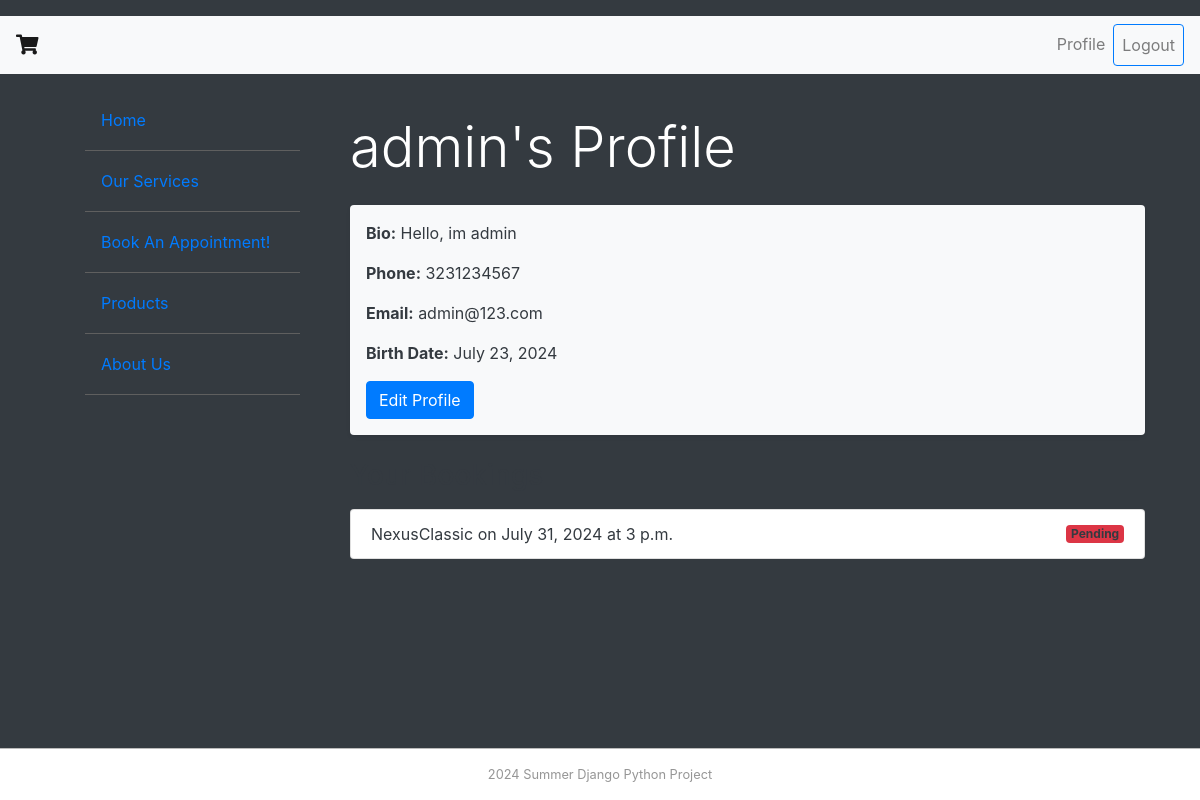
The app's page /profile (signed in) with its own data.
### carWashMng/models.py (models this page shows, shortened)
class MainMenu(models.Model):
    item = models.CharField(max_length=200, unique=True)
    link = models.CharField(max_length=200, unique=True)

class Profile(models.Model):
    user = models.OneToOneField(User, on_delete=models.CASCADE)
    bio = models.TextField(max_length=500, blank=True)
    phone = models.CharField(max_length=11, unique=True)
    email = models.EmailField(unique=True)
    birth_date = models.DateField(null=True, blank=True)

class Booking(models.Model):
    user = models.ForeignKey(User, on_delete=models.CASCADE)
    service = models.ForeignKey(Service, on_delete=models.CASCADE)
    customer_name = models.CharField(max_length=200)
    customer_email = models.EmailField()
    booking_date = models.DateField()
    booking_time = models.TimeField()
    additional_notes = models.TextField(blank=True)
    completed = models.BooleanField(default=False)

class Service(models.Model):
    TIER_CHOICES = [
        ('Basic', 'Basic'),
        ('Silver', 'Silver'),
        ('Gold', 'Gold'),
    ]
    name = models.CharField(max_length=200, unique=True)
    description = models.TextField()
    price = models.DecimalField(max_digits=10, decimal_places=2)
    duration = models.DurationField()  # Time duration for the service
    tier = models.CharField(max_length=10, choices=TIER_CHOICES)
    additional_features = models.TextField(help_text="Enter features separated by commas.")  # Add-ons based on the tier
    picture = models.FileField(upload_to='carWash/static/uploads')

### carWashMng/views.py (the view)
# urls.py: path('profile', views.profile_view, name='profile'),
@login_required
def profile_view(request):
    profile = Profile.objects.get(user=request.user)
    bookings = Booking.objects.filter(user=request.user)
    return render(request, 'carWashMng/profile.html',
                  {
                      'profile': profile,
                      'bookings': bookings,
                      'item_list': MainMenu.objects.all(),
                  })

### carWash/templates/carWashMng/profile.html
{% extends "base.html" %}
{% load static %}
{% block sidenav %}
    <ul id="nav">
        {% for item in item_list %}
        <li class="nav-item">
            <a class="nav-link" href="{{ item.link }}">{{ item.item }}</a>
        </li>
        {% endfor %}
    </ul>
{% endblock sidenav %}
{% block content %}
    <div class="container mt-4">
        <div class="profile-header mb-4">
            <h2 class="display-4">{{ user.username }}'s Profile</h2>
        </div>
        <div class="profile-info mb-4 p-3 bg-light rounded shadow-sm text-dark">
            <p><strong>Bio:</strong> {{ profile.bio }}</p>
            <p><strong>Phone:</strong> {{ profile.phone }}</p>
            <p><strong>Email:</strong> {{ profile.email }}</p>
            <p><strong>Birth Date:</strong> {{ profile.birth_date }}</p>
            <a href="{% url 'profile_edit' %}" class="btn btn-primary">Edit Profile</a>
        </div>
        <div class="bookings mt-4">
            <h3 class="mb-3 text-dark">Your Bookings</h3>
            <ul class="list-group">
                {% for booking in bookings %}
                    <li class="list-group-item d-flex justify-content-between align-items-center text-dark">
                        {{ booking.service.name }} on {{ booking.booking_date }} at {{ booking.booking_time }}
                        {% if booking.completed %}
                            <span class="badge bg-success">Completed</span>
                        {% else %}
                            <span class="badge bg-danger">Pending</span>
                        {% endif %}
                    </li>
                {% endfor %}
            </ul>
        </div>
    </div>
{% endblock content %}

### carWash/static/main.css (style rules this page uses)
html, body { height: 100%; margin: 0; padding: 0; background-color: #343a40; color: #ffffff; }
#nav li { padding-top: 10px; padding-bottom: 10px; font-size: 1em; list-style-type: none; border-bottom: thin solid #5F5F5F; color: #4C4C4C; list-style-position: inside; }
body.d-flex { display: flex; flex-direction: column; min-height: 100vh; }

### records on screen
MainMenu: item "Home"
MainMenu: item "Our Services"
MainMenu: item "Book An Appointment!"
MainMenu: item "Products"
MainMenu: item "About Us"
Profile: bio "Hello, im admin", phone "3231234567", email "admin@123.com", birth_date "July 23, 2024"
Booking: service.name "NexusClassic", booking_date "July 31, 2024", booking_time "3 p.m.", completed "Pending"

### other values on screen
{{ user.username }} "admin"
